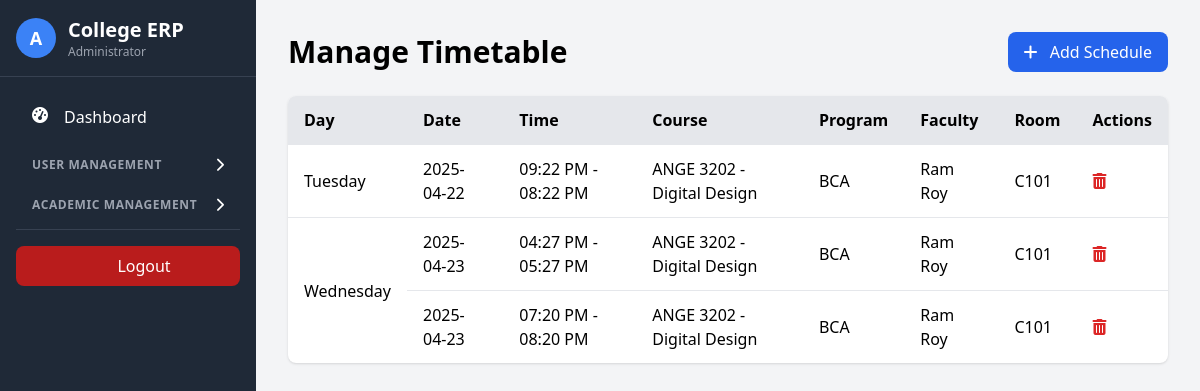
Page /admin/manage_timetable.php (signed in) on the committed database.
### tables this page shows
CREATE TABLE IF NOT EXISTS `timetable` (
  `id` int NOT NULL AUTO_INCREMENT,
  `course_id` int DEFAULT NULL,
  `faculty_id` int DEFAULT NULL,
  `day` varchar(10) NOT NULL,
  `class_date` date NOT NULL,
  `start_time` time NOT NULL,
  `end_time` time NOT NULL,
  `room` varchar(20) NOT NULL,
  PRIMARY KEY (`id`)
);

CREATE TABLE IF NOT EXISTS `subjects` (
  `subject_id` int NOT NULL AUTO_INCREMENT,
  `subject_code` varchar(20) NOT NULL,
  `subject_name` varchar(100) NOT NULL,
  `program_id` int DEFAULT NULL,
  `semester` int NOT NULL,
  `credits` int NOT NULL,
  PRIMARY KEY (`subject_id`),
  UNIQUE KEY `subject_code` (`subject_code`)
);

CREATE TABLE IF NOT EXISTS `programs` (
  `program_id` int NOT NULL AUTO_INCREMENT,
  `program_name` varchar(100) NOT NULL,
  `duration_years` int NOT NULL,
  `description` text,
  `department_id` int DEFAULT NULL,
  `total_core_courses` int NOT NULL DEFAULT '0',
  `total_elective_courses` int NOT NULL DEFAULT '0',
  `elective_options` int NOT NULL DEFAULT '0',
  PRIMARY KEY (`program_id`)
);

CREATE TABLE IF NOT EXISTS `faculty` (
  `faculty_id` int NOT NULL AUTO_INCREMENT,
  `user_id` int DEFAULT NULL,
  `full_name` varchar(100) NOT NULL,
  `department` varchar(50) NOT NULL,
  `contact` varchar(20) DEFAULT NULL,
  PRIMARY KEY (`faculty_id`),
  UNIQUE KEY `user_id` (`user_id`)
);

### admin/manage_timetable.php (the view, shortened to what this page needs)
<?php
require_once '../config/db.php';
$timetable = $pdo->query("
    SELECT t.*,
           s.subject_code, s.subject_name,
           f.full_name AS faculty_name,
           p.program_name
    FROM timetable t
    JOIN subjects s ON t.course_id = s.subject_id
    JOIN faculty f ON t.faculty_id = f.faculty_id
    JOIN programs p ON s.program_id = p.program_id
    ORDER BY
        CASE t.day
            WHEN 'Monday' THEN 1
            WHEN 'Tuesday' THEN 2
            WHEN 'Wednesday' THEN 3
            WHEN 'Thursday' THEN 4
            WHEN 'Friday' THEN 5
            WHEN 'Saturday' THEN 6
            WHEN 'Sunday' THEN 7
        END,
        t.start_time
")->fetchAll();
$timetable_by_day = [];
foreach ($timetable as $entry) {
    $timetable_by_day[$entry['day']][] = $entry;
}
$days = ['Monday', 'Tuesday', 'Wednesday', 'Thursday', 'Friday', 'Saturday'];
?>
<!DOCTYPE html>
<html lang="en">
<head>
    <script src="https://cdn.tailwindcss.com"></script>
    <link rel="stylesheet" href="https://cdnjs.cloudflare.com/ajax/libs/font-awesome/6.0.0/css/all.min.css">
</head>
<body class="bg-gray-100">
<div class="md:flex">
    <?php include '../includes/admin_sidebar.php'; ?>
    <div class="main-content p-8 mt-16 md:mt-0 mt-16 md:ml-64 w-full">
        <div class="flex justify-between items-center mb-6">
            <h1 class="text-3xl font-bold">Manage Timetable</h1>
            <button onclick="document.getElementById('addScheduleModal').classList.remove('hidden')"
                    class="bg-blue-600 text-white px-4 py-2 rounded-lg hover:bg-blue-700 transition">
                <i class="fas fa-plus mr-2"></i> Add Schedule
            </button>
        </div>
        <div class="bg-white rounded-lg shadow overflow-hidden mb-8">
            <div class="overflow-x-auto">
                <table class="min-w-full">
                    <thead class="bg-gray-200">
                        <tr>
                            <th class="py-3 px-4 text-left">Day</th>
                            <th class="py-3 px-4 text-left">Date</th>
                            <th class="py-3 px-4 text-left">Time</th>
                            <th class="py-3 px-4 text-left">Course</th>
                            <th class="py-3 px-4 text-left">Program</th>
                            <th class="py-3 px-4 text-left">Faculty</th>
                            <th class="py-3 px-4 text-left">Room</th>
                            <th class="py-3 px-4 text-left">Actions</th>
                        </tr>
                    </thead>
                    <tbody>
                        <?php if (empty($timetable)): ?>
                            <tr>
                                <td colspan="8" class="py-4 px-4 text-center text-gray-500">No schedules found</td>
                            </tr>
                        <?php else: ?>
                            <?php foreach ($days as $day): ?>
                                <?php if (isset($timetable_by_day[$day])): ?>
                                    <?php foreach ($timetable_by_day[$day] as $index => $schedule): ?>
                                    <tr class="border-t hover:bg-gray-50">
                                        <?php if ($index === 0): ?>
                                            <td class="py-3 px-4 font-medium" rowspan="<?= count($timetable_by_day[$day]) ?>">
                                                <?= $day ?>
                                            </td>
                                        <?php endif; ?>
                                        <td class="py-3 px-4"><?= htmlspecialchars($schedule['class_date']) ?></td>
                                        <td class="py-3 px-4">
                                            <?= date('h:i A', strtotime($schedule['start_time'])) ?> -
                                            <?= date('h:i A', strtotime($schedule['end_time'])) ?>
                                        </td>
                                        <td class="py-3 px-4">
                                            <?= htmlspecialchars($schedule['subject_code']) ?> -
                                            <?= htmlspecialchars($schedule['subject_name']) ?>
                                        </td>
                                        <td class="py-3 px-4"><?= htmlspecialchars($schedule['program_name']) ?></td>
                                        <td class="py-3 px-4"><?= htmlspecialchars($schedule['faculty_name']) ?></td>
                                        <td class="py-3 px-4"><?= htmlspecialchars($schedule['room']) ?></td>
                                        <td class="py-3 px-4">
                                            <form method="post" class="inline" onsubmit="return confirm('Are you sure you want to delete this schedule?');">
                                                <button type="submit" name="delete_schedule" class="text-red-600 hover:text-red-800">
                                                    <i class="fas fa-trash-alt"></i>
                                                </button>
                                            </form>
                                        </td>
                                    </tr>
                                    <?php endforeach; ?>
                                <?php endif; ?>
                            <?php endforeach; ?>
                        <?php endif; ?>
                    </tbody>
                </table>
            </div>
        </div>
    </div>
</div>
</body>
</html>

### includes/admin_sidebar.php (shortened to what this page needs)
<script src="https://cdn.tailwindcss.com"></script>
<div x-data="{
        open: false,
        activeSection: null,
        init() {
            // Parse the query string to determine the active section
            const urlParams = new URLSearchParams(window.location.search);
            this.activeSection = urlParams.get('section') || null;
        }
    }"
    class="flex">
    <div :class="{'translate-x-0': open, '-translate-x-full': !open}"
        class="fixed top-0 left-0 w-64 h-screen bg-gray-800 text-white z-50 transition-transform duration-300 ease-in-out overflow-y-auto md:translate-x-0">
        <div class="p-4 border-b border-gray-700 hidden md:flex items-center space-x-3">
            <div class="bg-blue-500 rounded-full w-10 h-10 flex items-center justify-center">
                <span class="font-semibold text-lg">A</span>
            </div>
            <div>
                <h2 class="text-xl font-semibold">College ERP</h2>
                <p class="text-xs text-gray-400">Administrator</p>
            </div>
        </div>
        <nav class="p-4">
            <ul class="space-y-2">
                <li>
                    <a href="dashboard.php"
                       class="flex items-center px-4 py-3 rounded-lg hover:bg-gray-700 transition <?= basename($_SERVER['PHP_SELF']) == 'dashboard.php' ? 'bg-gray-700' : '' ?>">
                        <i class="fas fa-tachometer-alt w-5 h-5 mr-3"></i>
                        Dashboard
                    </a>
                </li>
                <li class="mt-4">
                    <div @click="activeSection === 'user' ? activeSection = null : activeSection = 'user'"
                         class="flex items-center justify-between px-4 py-2 cursor-pointer hover:bg-gray-700 rounded-lg transition">
                        <span class="block text-xs font-semibold text-gray-400 uppercase tracking-wider">User Management</span>
                        <i :class="{'fa-chevron-down': activeSection === 'user', 'fa-chevron-right': activeSection !== 'user'}" class="fas text-sm"></i>
                    </div>
                </li>
                <li class="mt-4">
                    <div @click="activeSection === 'academic' ? activeSection = null : activeSection = 'academic'"
                         class="flex items-center justify-between px-4 py-2 cursor-pointer hover:bg-gray-700 rounded-lg transition">
                        <span class="block text-xs font-semibold text-gray-400 uppercase tracking-wider">Academic Management</span>
                        <i :class="{'fa-chevron-down': activeSection === 'academic', 'fa-chevron-right': activeSection !== 'academic'}" class="fas text-sm"></i>
                    </div>
                </li>
                <li class="pt-4 border-t border-gray-700 mt-4">
                    <a href="../logout.php"
                       class="flex items-center gap-3 px-4 py-2 rounded-lg hover:bg-red-600 transition bg-red-700 text-center justify-center">
                        <i data-lucide="log-out" class="w-5 h-5"></i>
                        <span>Logout</span>
                    </a>
                </li>
            </ul>
        </nav>
    </div>
</div>

### rows in the picture
timetable: day "Tuesday", class_date "2025-04-22", start_time "09:22 PM", end_time "08:22 PM", subjects.subject_code "ANGE 3202", subjects.subject_name "Digital Design", programs.program_name "BCA", faculty.full_name "Ram Roy", room "C101"
timetable: day "Wednesday", class_date "2025-04-23", start_time "04:27 PM", end_time "05:27 PM", subjects.subject_code "ANGE 3202", subjects.subject_name "Digital Design", programs.program_name "BCA", faculty.full_name "Ram Roy", room "C101"
timetable: class_date "2025-04-23", start_time "07:20 PM", end_time "08:20 PM", subjects.subject_code "ANGE 3202", subjects.subject_name "Digital Design", programs.program_name "BCA", faculty.full_name "Ram Roy", room "C101"
